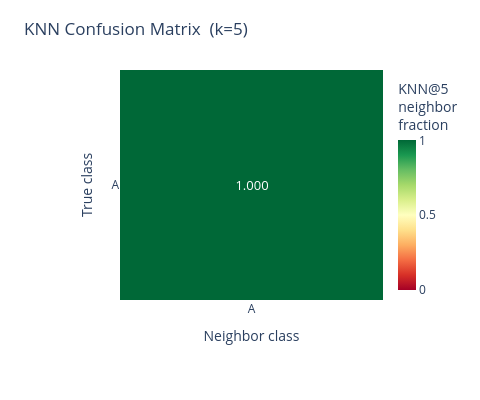

Notebook source saved alongside this figure:
### Code cell
plot_knn_confusion(result, k=5, output_path=None)

### Figure 1 — Plotly figure (JSON) as saved in the notebook; plotly's stock layout.template omitted (floating-point values rounded to 4 significant figures)
{"data": [{"colorbar": {"thickness": 18, "title": {"text": "KNN@5<br>neighbor<br>fraction"}}, "colorscale": [[0, "rgb(165,0,38)"], [0.1, "rgb(215,48,39)"], [0.2, "rgb(244,109,67)"], [0.3, "rgb(253,174,97)"], [0.4, "rgb(254,224,139)"], [0.5, "rgb(255,255,191)"], [0.6, "rgb(217,239,139)"], [0.7, "rgb(166,217,106)"], [0.8, "rgb(102,189,99)"], [0.9, "rgb(26,152,80)"], [1, "rgb(0,104,55)"]], "hovertemplate": "True class: <b>%{y}</b><br>Neighbor class: <b>%{x}</b><br>Fraction: %{z:.4f}<extra></extra>", "text": [["1.000"]], "textfont": {"size": 13}, "texttemplate": "%{text}", "type": "heatmap", "x": ["A"], "y": ["A"], "z": [[1]], "zmax": 1, "zmin": 0}], "layout": {"height": 400, "margin": {"b": 100, "l": 120, "r": 60, "t": 70}, "paper_bgcolor": "white", "plot_bgcolor": "white", "title": {"font": {"size": 17}, "text": "KNN Confusion Matrix  (k=5)"}, "width": 480, "xaxis": {"side": "bottom", "tickfont": {"size": 12}, "title": {"text": "Neighbor class"}}, "yaxis": {"autorange": "reversed", "tickfont": {"size": 12}, "title": {"text": "True class"}}}}
